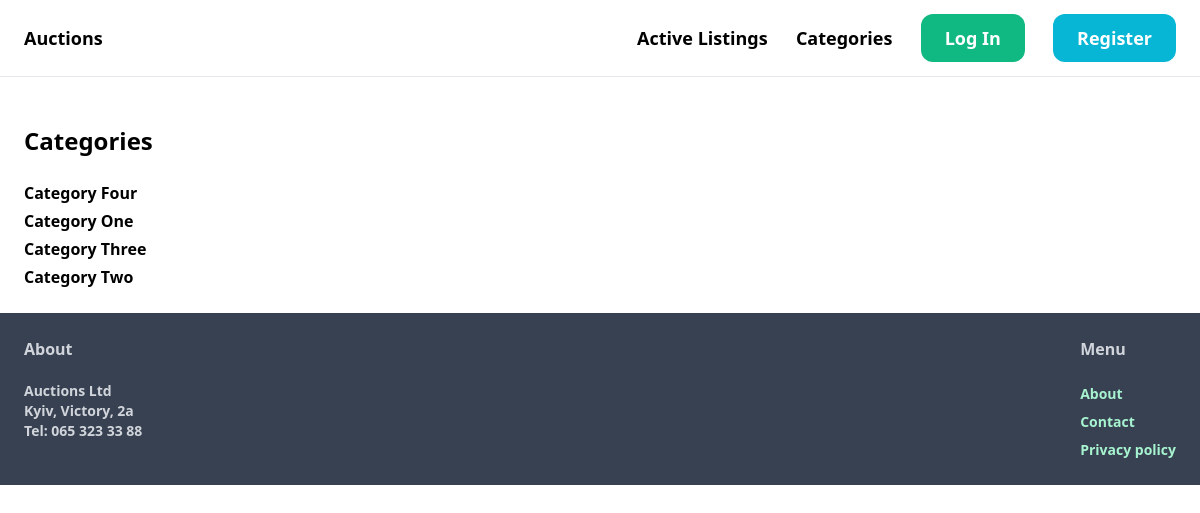
The page /auctions/categories/ on the database its author committed.
### auctions/models.py (models this page shows, shortened)
class Auction(models.Model):
    title = models.CharField(
        unique=True, error_messages={'unique': "The auction with that title already exists."},
        max_length=64, verbose_name='title of auction')
    category = models.CharField(max_length=64)
    description = models.TextField(blank=True, max_length=124)
    image_url = models.URLField(blank=True, null=True, verbose_name='URL')
    price = models.FloatField(default=0.0)
    owner = models.ForeignKey(User, on_delete=models.CASCADE, related_name="seller")  # user
    winner = models.ForeignKey(User, blank=True, null=True, on_delete=models.CASCADE, related_name="buyer")  # user
    is_active = models.BooleanField(default=True, verbose_name='active status')  # active or non_active

### auctions/views.py (the view)
# urls.py: path("categories/", views.categories_view, name="categories"),
def categories_view(request):
    auctions = Auction.objects.filter(is_active=True)
    auctions = auctions.order_by('category')
    return render(request, 'auctions/categories.html', {
        "auctions": auctions,
    })

### auctions/templates/auctions/categories.html
{% extends "auctions/layout.html" %}
{% block body %}
    <h2 class="text-2xl py-6 font-semibold hover:text-gray-400 ">Categories</h2>
    <ul class="space-y-1">
        {% for auction in auctions %}
                {% ifchanged %}
                    <li>
                        <a href="{% url 'category' auction.category %}" class="font-semibold hover:text-gray-500">
                            {{ auction.category }}
                        </a>
                    </li>
                {% endifchanged %}
        {% endfor %}
    </ul>
{% endblock %}

### rows shown on the page
Auction: category "Category Four"
Auction: category "Category One"
Auction: category "Category Three"
Auction: category "Category Two"
